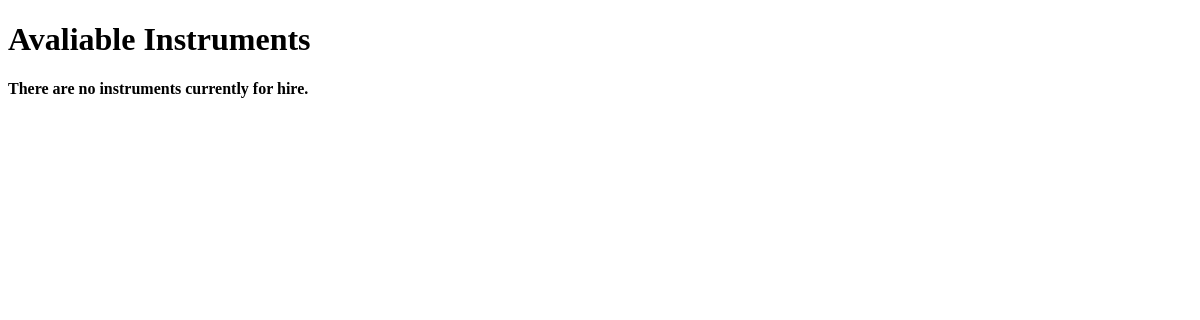
The app's page /book_lesson/instrument_hire/, older data.
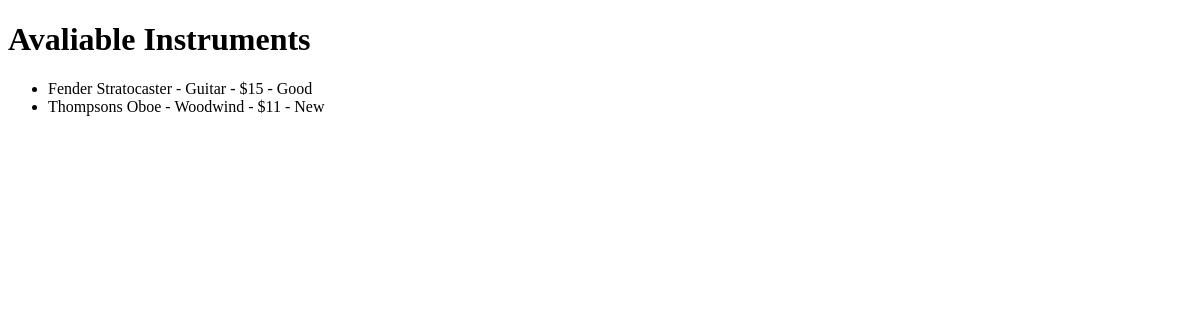
The same page, newer data.
### book_lesson/models.py (models this page shows)
class Instruments(models.Model):
	instrument_type = models.CharField(max_length=128)
	instrument_name = models.CharField(max_length=128)
	hire_cost_weekly = models.CharField(max_length=128)
	condition = models.CharField(max_length=128, choices = Conditions)

### book_lesson/views.py (the view)
def instrument_hire(request):
	instrument_list = Instruments.objects.order_by('condition')
	context_dict = {'Instruments': instrument_list}
	return render(request, 'book_lesson/instrument_hire.html', context_dict)

### book_lesson/templates/book_lesson/instrument_hire.html (shortened to what this page needs)
<!DOCTYPE html>
<html>
    <head>
    </head>
    <body>
        <h1>Avaliable Instruments</h1>
        {% if Instruments %}
            <ul>
                {% for instrument in Instruments %}
                <li>{{ instrument.instrument_name}} - {{ instrument.instrument_type}} - {{ instrument.hire_cost_weekly}} - {{ instrument.condition}}</li>
                {% endfor %}
            </ul>
        {% else %}
            <strong>There are no instruments currently for hire.</strong>
        {% endif %}
    </body>
</html>

Row changes from the older to the newer data that the page shows:
added Instruments: instrument_name "Fender Stratocaster", instrument_type "Guitar", hire_cost_weekly "$15", condition "Good"
added Instruments: instrument_name "Thompsons Oboe", instrument_type "Woodwind", hire_cost_weekly "$11", condition "New"
Text that changed along with them:
text no longer shown: "There are no instruments currently for hire."
